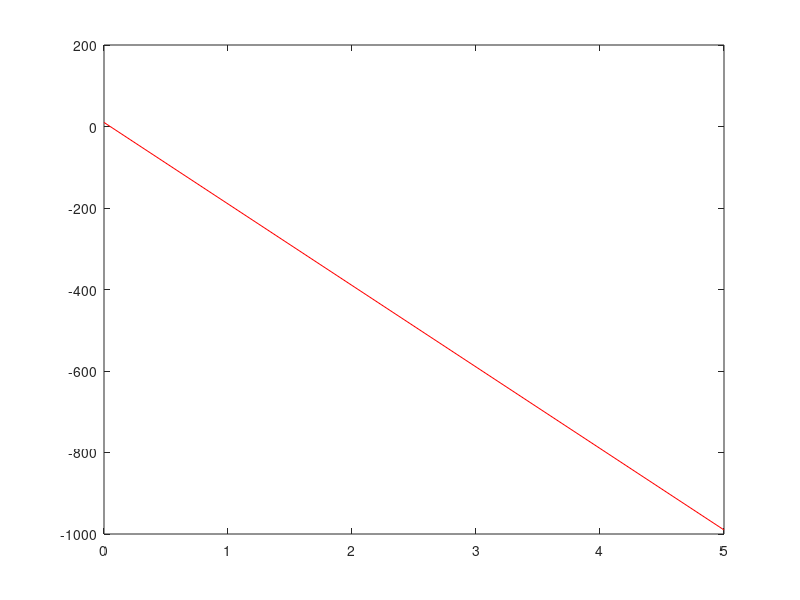

The MATLAB source for this figure:
%spencer krum
%ph 322 1_6.m

%population growth
%dN/dt = a * N - b*(N**2)


dt = input('Please enter your delta-t value: ')
t2 = input('Please enter your t-final value: ')
%a = input('Please enter your a value: ')
%b = input('Please enter your b value: ')
%N(1) = input('Please enter your starting population value: ')

%setup time domain
%dt = 1e-4;
t1 = 0;
%t2 = 10;
t = t1:dt:t2;

%a = 10;
%b = 0;
%N(1) = 10;
%N(1) = 1000;

a = 10;
b = 3;
N(1) = 10;

%a = 10;
%b = 0.01;
%N(1) = 1000;


for i=1:length(t)-1,
    N(i+1) = N(i) + ((a * N(i)) - (b * (N(i)^2)))*dt;
    fprintf('T:\t%f\tN:\t%f\n', t(i), N(i))
end

plot(t,N, 'r')
%semilogy(t,N, 'r')
pause()
